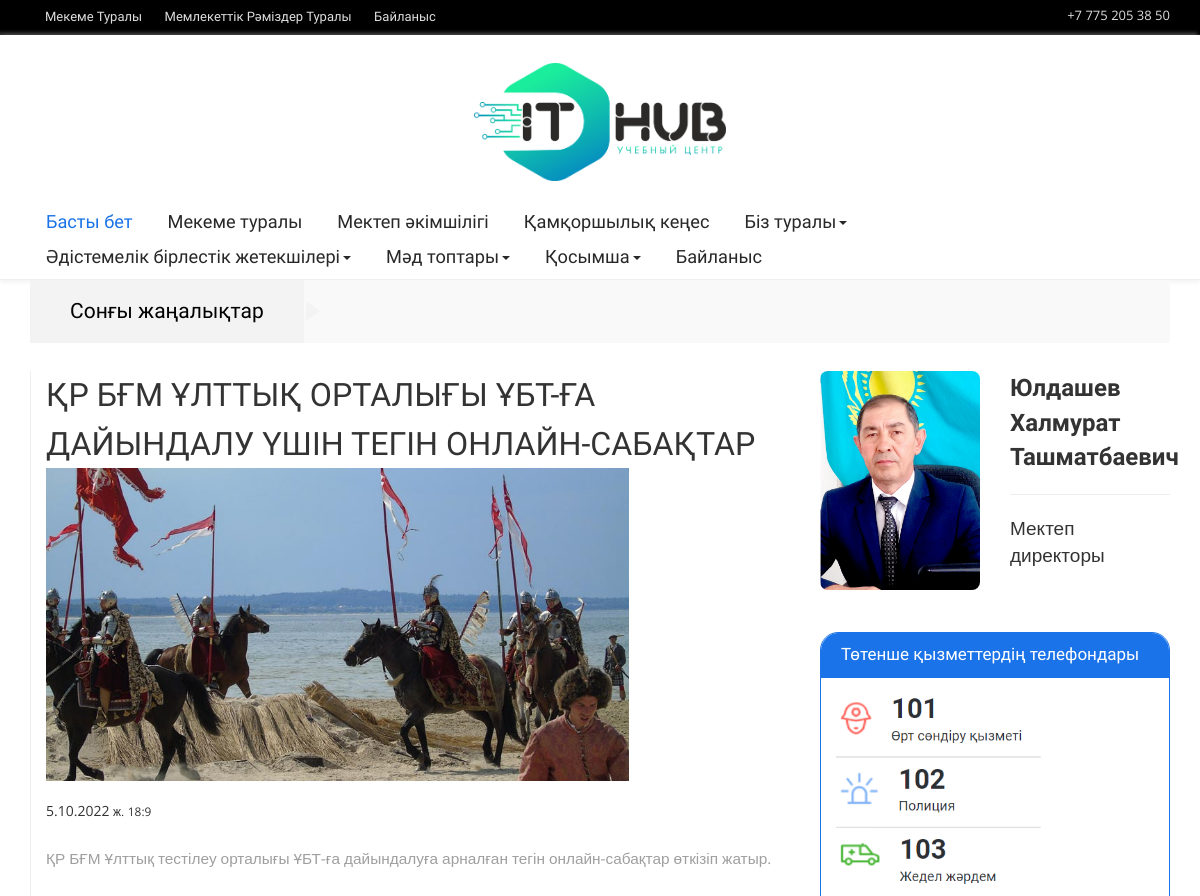
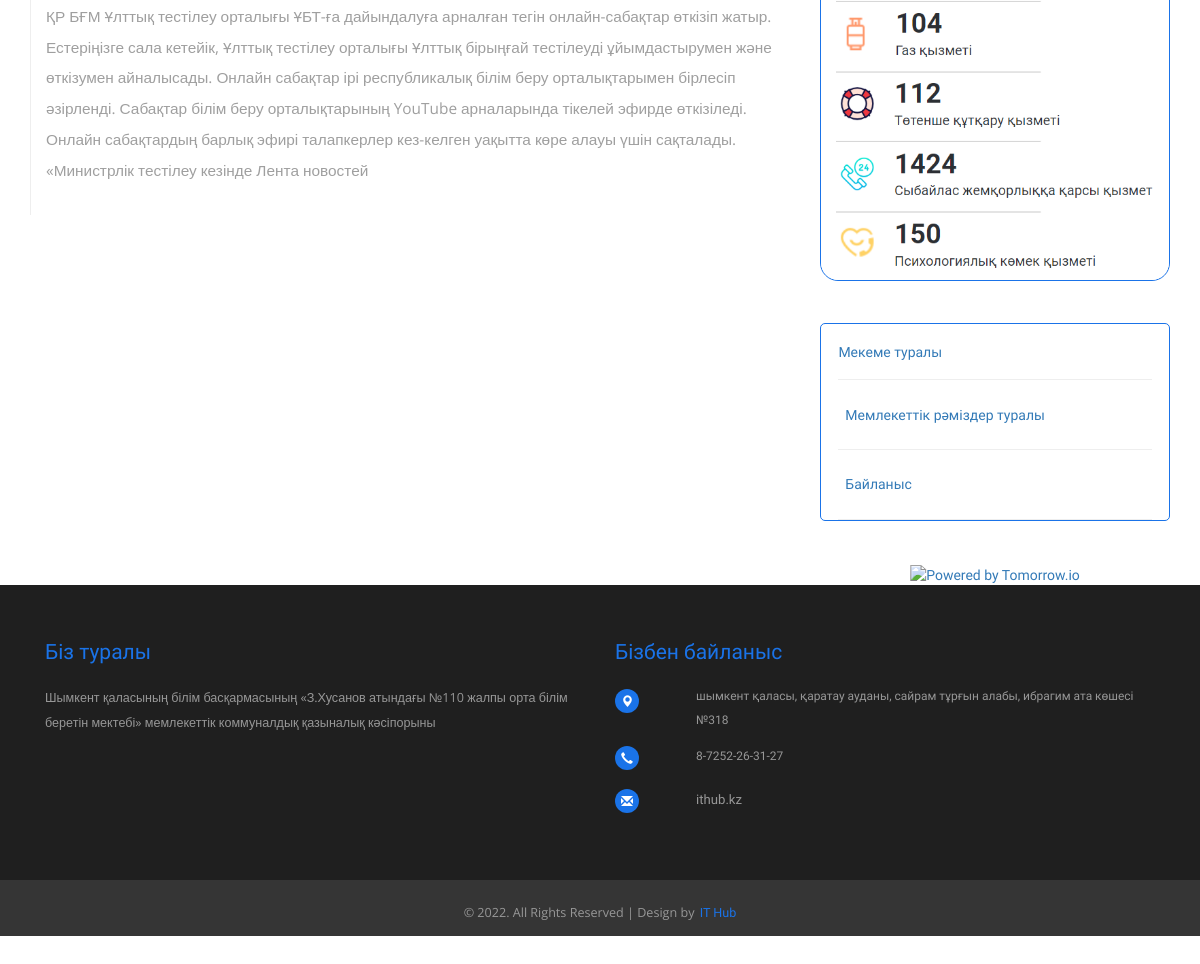
/1/, run on the app's committed database (2 pictures, top to bottom).
### main/models.py (models this page shows, shortened)
class Info(models.Model):
    phone = models.CharField(max_length=200,blank=True)
    logotip = models.ImageField(upload_to='upload', blank=True)
    email = models.CharField(max_length=300, blank=True)
    whatsapp = models.CharField(max_length=300, blank=True)

class Category(models.Model):
    title = models.CharField(max_length=200, blank=True)
    parent = models.ForeignKey("Category", on_delete=models.CASCADE, null=True, blank=True)
    level = models.IntegerField(blank=True, default=0)

class News(models.Model):
    title = models.CharField(max_length=300, blank=True)
    main_desc = models.TextField(blank=True)
    description = models.TextField(blank=True)
    date = models.DateTimeField(blank=True)
    logo = models.ImageField(upload_to='upload', blank=True)
    status = models.IntegerField(default=0, blank=True)
    rating = models.IntegerField(default=0, blank=True)

### main/views.py (the view)
# urls.py: path('<int:news_id>/', newsItemHandler),
def newsItemHandler(request, news_id):
    categories = Category.objects.all()
    news = News.objects.filter(status=0)
    info = Info.objects.all()[:1]
    snew = News.objects.get(id=int(news_id))
    page = "new"
    return render(request, 'single.html', {
        'categories': categories,
        'news': news,
        'info': info,
        'snew': snew,
        'page': page,
    })

### templates/single.html (shortened to what this page needs)
{% extends 'base.html' %}
    {% block content %}
			<div class="single-page">
			<div class="col-md-8 content-left single-post">
				<div class="blog-posts">
			<h3 class="post">{{ snew.title }}</h3>
				<div class="last-article">
					<p style="width:80%;"><img style="width:100%;" src="/media/{{ snew.logo }}" alt=""></p>
					<br>
					<p>{{ snew.date.day }}.{{ snew.date.month }}.{{ snew.date.year }} <small>ж.</small> <span> <small>{{ snew.date.hour }}:{{ snew.date.minute }}</small></span> </p>
					<p class="artext ">{{ snew.main_desc }}</p>
					<p class="artext">{{ snew.description }}</p>
			</div>
		</div>
				</div>
	{% endblock %}

### templates/base.html (shortened to what this page needs)
<!DOCTYPE html>
<html>
<head>
<link href="/static/css/bootstrap.css" rel='stylesheet' type='text/css' />
<link href="/static/css/style.css" rel="stylesheet" type="text/css" media="all" />
</head>
<body>
	<div class="header">
		<div class="header-top">
			<div class="wrap">
				<div class="top-menu">
					<ul>
						<li><a href="/about">Мекеме туралы</a></li>
						<li><a href="/ramizder">Мемлекеттік рәміздер туралы</a></li>
						<li><a href="/contact">Байланыс</a></li>
					</ul>
				</div>
				{% for i in info %}
				<div class="num">
					<p>{% if i.phone %}{{ i.phone }} {% else %}+7 775 205 38 50 {% endif %}</p>
				</div>
				{% endfor %}
				<div class="clearfix"></div>
			</div>
		</div>
		<div class="header-bottom">
			{% for i in info %}
			<div class="logo text-center">
				<a href="/"><img width="10%" src="/media/{{ i.logotip }}" alt="" /></a>
			</div>
			{% endfor %}
			<div class="navigation">
				<nav class="navbar navbar-default" role="navigation">
		   <div class="wrap">
			<div class="collapse navbar-collapse" id="bs-example-navbar-collapse-1">
				<ul class="nav navbar-nav">
					 <li class="active"><a href="/">Басты бет</a></li>
					<li ><a href="/about">Мекеме туралы</a></li>
					<li ><a href="/ustaz">Мектеп әкімшілігі</a></li>
					{% for cat in categories %}
						{% if not cat.parent %}
				    <li class="dropdown">
						<a {% if cat.level == 1 %} href="/catalog/{{ cat.id }}"{% endif %} {% if cat.level == 0 %} class="dropdown-toggle" data-toggle="dropdown" {% endif %}>{{ cat.title }}{% if cat.level == 0 %}<b class="caret"></b>{% endif %}</a>
					  </li>
						{% endif %}
					{% endfor %}
					<li><a href="/contact">Байланыс</a></li>
					<div class="clearfix"></div>
				</ul>
					<div class="clearfix"></div>
				</div>
			</div>
			</div>
		</div>
	</div>
	<div class="wrap">
		<div class="move-text">
			<div class="breaking_news">
				<h2>Сонғы жаңалықтар</h2>
			</div>
			<div class="marquee">
			</div>
			<div class="clearfix"></div>
		</div>
	</div>
	<div class="main-body">
		<div class="wrap ">
              {% block content %}
        {% endblock %}
			{% if page != 'contact'%}
			<div class="col-md-4 side-bar">
			<div class="secound_half" >
				<div class="row">
					<div class="col-md-6">
						<a href="single.html"><img src="/static/images/direc.png" width="100%" style="border-radius:8px" alt="" /></a>
					</div>
					<div class="col-md-6">
						<b class="pp-title" style="font-size:24px"> Юлдашев <br>Халмурат <br>Ташматбаевич</b>
						<hr>
						<p style="font-size:19px">Мектеп директоры </p>
					</div>
					<div class="clearfix"></div>
				</div>
			</div>
			<div class="first_half" >
				<div class="list_vertical">
					<section class="accordation_menu">
					  <div style="border-radius: 18px;border: 0.5px solid #1a73e8;">
					   <label for="label-1" id="item1" style="    border-radius: 17.5px 17.5px 0 0;">Төтенше қызметтердің телефондары</label>
						<div class="" id="a1">
							<img src="/static/images/qwer.png" width="100%" style="border-radius:0 0 18px 18px;">
					  </div>
					</section>
				</div>
			</div>
			<div class="first_half" >
				<div class="list_vertical">
					<section class="accordation_menu">
					  <div style="border-radius: 5px;border: 0.5px solid #1a73e8;">
					   <div class="" id="a1">
						   <p style="margin:5%;" ><a href="/about">Мекеме туралы</a></p>
						   <hr style="width:90%;margin:0 auto;">
						   <p style="margin:7%;" ><a href="/ramizder">Мемлекеттік рәміздер туралы</a></p>
						   <hr style="width:90%;margin:0 auto;">
						   <p style="margin:7%;" ><a href="/contact">Байланыс</a></p>
						   <hr style="width:90%;margin:0 auto;">
					  </div>
					</section>
				</div>
			</div>
					 <div class="secound_half" >
        <div class="tomorrow"
           data-location-id="065646"
           data-language="RU"
           data-unit-system="METRIC"
           data-skin="light"
           data-widget-type="upcoming"
           style="padding-bottom:22px;position:relative;"
        >
          <a
            href="https://www.tomorrow.io/weather/"
            rel="nofollow noopener noreferrer"
            target="_blank"
            style="position: absolute; bottom: 0; transform: translateX(-50%); left: 50%;"
          >
            <img
              alt="Powered by Tomorrow.io"
              src="https://weather-website-client.tomorrow.io/img/powered-by-tomorrow.svg"
              width="140"
              height="15"
            />
          </a>
        </div>
					 </div>
			</div>
		</div>
			{% endif %}
	</div>
	<div class="footer">
		<div class="footer-top">
			<div class="wrap">
				<div class="col-md-6 col-xs-6 col-sm-4 footer-grid">
					<h4 class="footer-head">Біз туралы</h4>
					<p>Шымкент қаласының білім басқармасының
«З.Хусанов атындағы №110 жалпы орта білім беретін мектебі»
мемлекеттік коммуналдық қазыналық кәсіпорыны</p>
					</div>
				<div class="col-md-6 col-xs-12 footer-grid">
					<h4 class="footer-head">Бізбен байланыс</h4>
					<address>
						<ul class="location">
							<li><span class="glyphicon glyphicon-map-marker"></span></li>
							<li>Шымкент қаласы, Қаратау ауданы, Сайрам тұрғын алабы, Ибрагим ата көшесі №318</li>
							<div class="clearfix"></div>
						</ul>
						<ul class="location">
							<li><span class="glyphicon glyphicon-earphone"></span></li>
							<li>8-7252-26-31-27</li>
							<div class="clearfix"></div>
						</ul>
						<ul class="location">
							<li><span class="glyphicon glyphicon-envelope"></span></li>
							<li><a href="https://ithub.kz/">IThub.kz</a></li>
							<div class="clearfix"></div>
						</ul>
					</address>
				</div>
				<div class="clearfix"></div>
			</div>
		</div>
		<div class="footer-bottom">
			<div class="wrap">
				<div class="copyrights col-md-12" >
					<p style="text-align:center"> © 2022. All Rights Reserved | Design by  <a href="https://ithub.kz/"> IT Hub</a></p>
				</div>
				<div class="clearfix"></div>
			</div>
		</div>
	</div>
</body>
</html>

### data on the page
Info: phone "+7 775 205 38 50", logotip (picture)
Category: title "Қамқоршылық кеңес"
Category: title "Біз туралы", level 0 (drawn)
Category: title "Әдістемелік бірлестік жетекшілері", level 0 (drawn)
Category: title "Мәд топтары", level 0 (drawn)
Category: title "Қосымша", level 0 (drawn)
News: title "ҚР БҒМ ҰЛТТЫҚ ОРТАЛЫҒЫ ҰБТ-ҒА ДАЙЫНДАЛУ ҮШІН ТЕГІН ОНЛАЙН-САБАҚТАР", logo (picture), date.day "5", date.month "10", date.year "2022", date.hour "18", date.minute "9", main_desc "ҚР БҒМ Ұлттық тестілеу орталығы ҰБТ-ға дайындалуға арналған тегін онлайн-сабақтар өткізіп жатыр.", description "ҚР БҒМ Ұлттық тестілеу орталығы ҰБТ-ға дайындалуға арналған тегін онлайн-сабақтар өткізіп жатыр. Естеріңізге сала кетейік, Ұлттық тестілеу орталығы Ұлттық бірыңғай тестілеуді ұйымдастырумен және өткізумен айналысады. Онлайн сабақтар ірі республикалық білім беру орталықтарымен бірлесіп әзірленді. Сабақтар білім беру орталықтарының YouTube арналарында тікелей эфирде өткізіледі. Онлайн сабақтардың барлық эфирі талапкерлер кез-келген уақытта көре алауы үшін сақталады. «Министрлік тестілеу кезінде Лента новостей"
